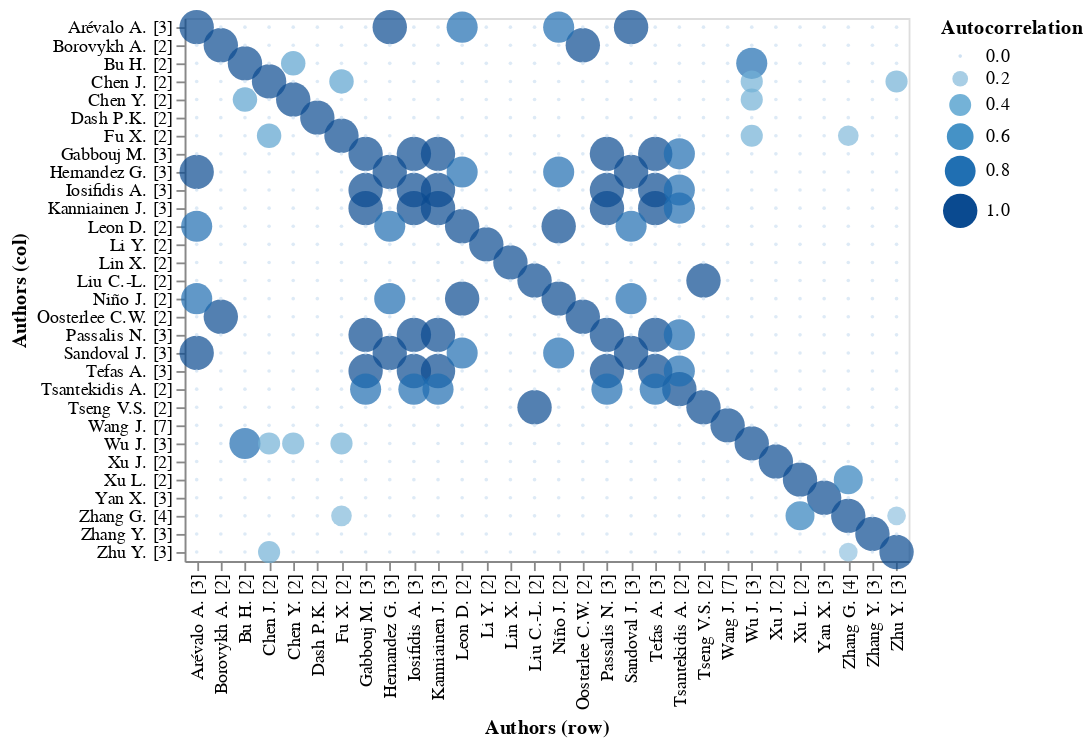

Notebook code cell kept with this figure:
### Code cell
rdf.autocorr(
    column='Authors',
    sep=',',
    top_n=30
).circlerel()

### Figure 1 — Vega-Lite specification as saved in the notebook (floating-point values rounded to 4 significant figures; data arrays with more than 128 entries replaced by an {"elided": "..."} marker saying what was removed)
{"$schema": "https://vega.github.io/schema/vega-lite/v3.4.0.json", "config": {"mark": {"tooltip": null}, "view": {"height": 300, "width": 400}}, "data": {"name": "data-769a449846ea32bb0a85f734002061e3"}, "datasets": {"data-769a449846ea32bb0a85f734002061e3": {"elided": "900 records"}}, "encoding": {"color": {"field": "Autocorrelation", "type": "quantitative"}, "size": {"field": "Autocorrelation", "type": "quantitative"}, "x": {"axis": {"labelAngle": 270}, "field": "Authors (row)", "sort": "ascending", "type": "nominal"}, "y": {"field": "Authors (col)", "sort": "ascending", "type": "nominal"}}, "mark": "circle"}
